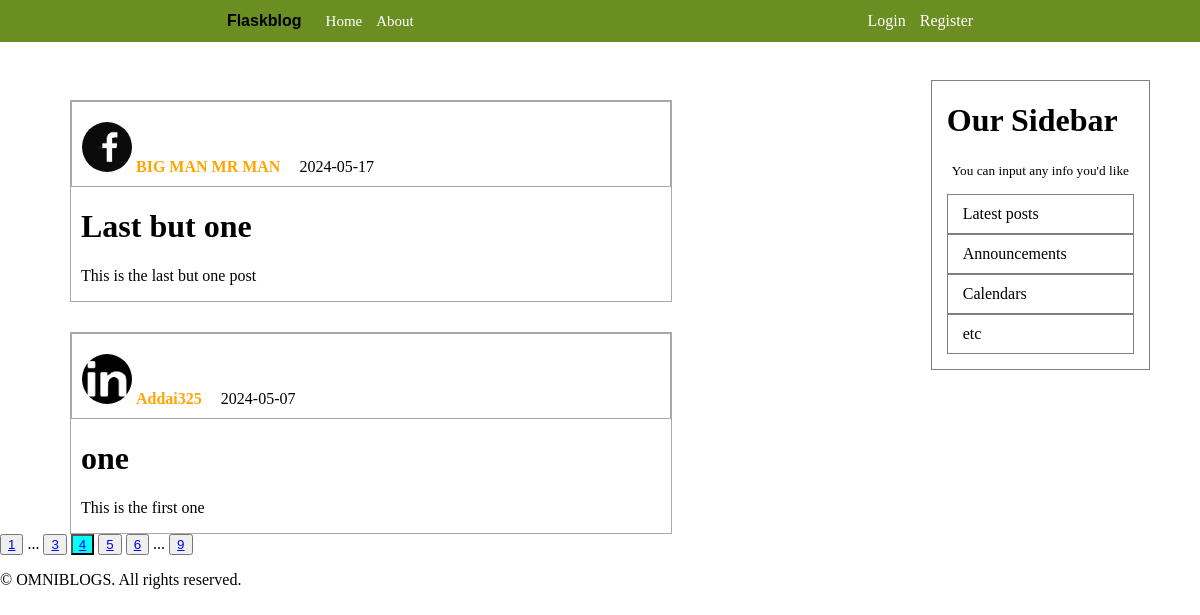
/?page=4, run on the app's committed database.
### flaskblog/models.py (models this page shows, shortened)
class Post(db.Model):
    id = db.Column(db.Integer, primary_key =True)
    title = db.Column(db.String(100), nullable=False)
    date_posted=db.Column(db.DateTime, nullable=False, default=datetime.utcnow)
    content = db.Column(db.Text, nullable = False)
    user_id = db.Column(db.Integer, db.ForeignKey('user.id'), nullable=False)

class User(db.Model, UserMixin):
    id = db.Column(db.Integer, primary_key=True)
    username = db.Column(db.String(20), nullable=False, unique= True)
    email = db.Column(db.String(120), nullable=False, unique=True)
    image_file = db.Column(db.String(20), nullable=False, default='default.jpg')
    password = db.Column(db.String(60), nullable=False)
    posts = db.relationship('Post', backref='author', lazy=True)

### flaskblog/main/routes.py (the view)
@main.route("/home")
@main.route("/")
def home():
    page=request.args.get('page', 1, type=int)
    posts = Post.query.order_by(Post.date_posted.desc()).paginate(per_page=2, page=page)
    return render_template('home.html', posts=posts)

### flaskblog/templates/home.html
{% extends 'layout.html' %}
{% block content %}
    {% for post in posts.items %}
    <div class="blog-container">
        <div class="aut-date">
            <img class="pro-pic" src="{{ url_for('static',filename='profile_pics/' + post.author.image_file) }}">
            <a href="{{ url_for('users.user_posts', username=post.author.username) }}" class="aut-link">{{ post.author.username }}</a>
            <p class="dte">{{ post.date_posted.strftime('%Y-%m-%d') }}</p>
        </div>
        <h1><a href="{{ url_for('posts.post', post_id=post.id) }}" class="tit-link">{{ post.title }}</a></h1>
        <p class="cnt">{{ post.content }}</p>
    </div>
   {% endfor %}
   {% for page_num in posts.iter_pages(left_edge=1, right_edge=1, left_current=1, right_current=2) %}
    {% if page_num %}
        {% if posts.page==page_num %}
            <button class="main-page"><a href="{{ url_for('main.home', page=page_num) }}">{{ page_num }}</a></button>
        {% else %}
            <button><a href="{{ url_for('main.home', page=page_num) }}">{{ page_num }}</a></button>
        {% endif %}
    {% else %}
        ...
    {% endif %}
   {% endfor %}
   <div>
    <p>&copy; {{ current_year }} OMNIBLOGS. All rights reserved.</p>
   </div>
{% endblock content %}

### flaskblog/static/main.css (style rules this page uses)
body { background-color: white; margin: 0; }

### flaskblog/static/home.css (style rules this page uses)
.blog-container { border: 1px solid darkgray; width: 600px; margin-top: 100px; margin-left: 70px; }
.aut-date { padding-left: 10px; padding-right: 10px; padding-top: 10px; padding-bottom: 10px; border: 1px solid darkgray; }
.aut-link { text-decoration: none; color: orange; font-weight: bold; cursor: pointer; }
.dte { display: inline; flex-direction: row; margin-left: 15px; }
.tit-link { margin-left: 10px; text-decoration: none; color: black; cursor: pointer; }
.cnt { margin-left: 10px; }
.blog-container + .blog-container { margin-top: 30px; }
.main-page { background-color: aqua; }

### flaskblog/static/account.css (style rules this page uses)
.pro-pic { height: 50px; width: 50px; border-radius: 25px; margin-top: 10px; }

### data on the page
Post: image_file (picture), author.username "BIG MAN MR MAN", date_posted "2024-05-17", title "Last but one", content "This is the last but one post"
Post: image_file (picture), author.username "Addai325", date_posted "2024-05-07", title "one", content "This is the first one"

### other printed values
{{ page_num }} "1" "3" "5" "6" "9"
{{ page_num }} "4"
